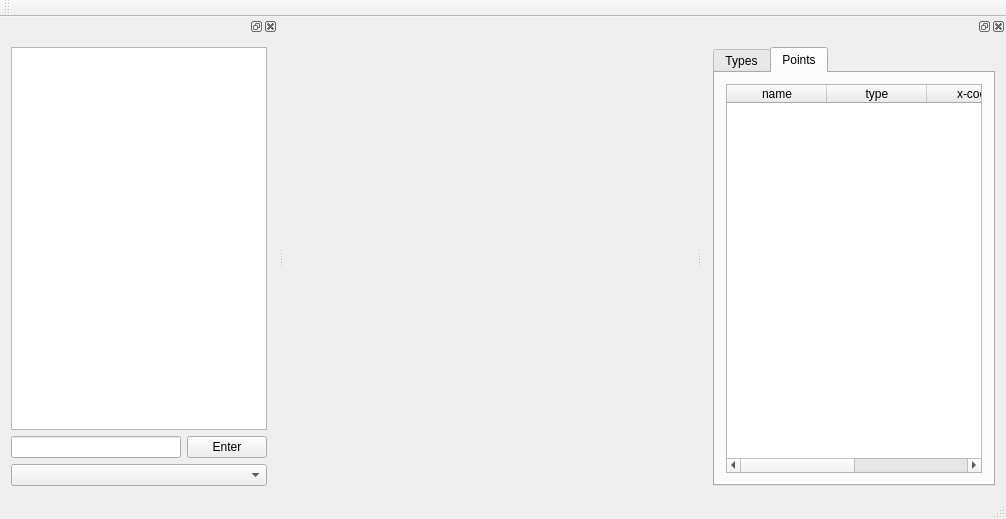
<?xml version="1.0" encoding="UTF-8"?>
<ui version="4.0">
 <class>MainWindow</class>
 <widget class="QMainWindow" name="MainWindow">
  <property name="geometry">
   <rect>
    <x>0</x>
    <y>0</y>
    <width>1006</width>
    <height>519</height>
   </rect>
  </property>
  <property name="windowTitle">
   <string>MainWindow</string>
  </property>
  <widget class="QWidget" name="centralWidget">
   <layout class="QVBoxLayout" name="verticalLayout_2">
    <item>
     <widget class="QWidget" name="widget" native="true"/>
    </item>
   </layout>
  </widget>
  <widget class="QMenuBar" name="menuBar">
   <property name="geometry">
    <rect>
     <x>0</x>
     <y>0</y>
     <width>1006</width>
     <height>26</height>
    </rect>
   </property>
  </widget>
  <widget class="QToolBar" name="mainToolBar">
   <attribute name="toolBarArea">
    <enum>TopToolBarArea</enum>
   </attribute>
   <attribute name="toolBarBreak">
    <bool>false</bool>
   </attribute>
  </widget>
  <widget class="QStatusBar" name="statusBar"/>
  <widget class="QDockWidget" name="dockWidget">
   <attribute name="dockWidgetArea">
    <number>1</number>
   </attribute>
   <widget class="QWidget" name="dockWidgetContents">
    <layout class="QVBoxLayout" name="verticalLayout">
     <item>
      <widget class="QListWidget" name="w_logListWidget"/>
     </item>
     <item>
      <layout class="QHBoxLayout" name="horizontalLayout">
       <item>
        <widget class="QLineEdit" name="w_commandLineEdit"/>
       </item>
       <item>
        <widget class="QPushButton" name="w_enterButton">
         <property name="text">
          <string>Enter</string>
         </property>
        </widget>
       </item>
      </layout>
     </item>
     <item>
      <widget class="QComboBox" name="w_stateComboBox"/>
     </item>
    </layout>
   </widget>
  </widget>
  <widget class="QDockWidget" name="w_objectsDock">
   <attribute name="dockWidgetArea">
    <number>2</number>
   </attribute>
   <widget class="QWidget" name="dockWidgetContents_2">
    <layout class="QVBoxLayout" name="verticalLayout_3">
     <item>
      <widget class="QTabWidget" name="tabWidget">
       <property name="enabled">
        <bool>true</bool>
       </property>
       <property name="currentIndex">
        <number>1</number>
       </property>
       <widget class="QWidget" name="tab">
        <attribute name="title">
         <string>Types</string>
        </attribute>
        <layout class="QVBoxLayout" name="verticalLayout_4">
         <item>
          <widget class="QTableWidget" name="w_typesTable">
           <property name="editTriggers">
            <set>QAbstractItemView::NoEditTriggers</set>
           </property>
           <column>
            <property name="text">
             <string>name</string>
            </property>
           </column>
           <column>
            <property name="text">
             <string>color</string>
            </property>
           </column>
          </widget>
         </item>
        </layout>
       </widget>
       <widget class="QWidget" name="tab_2">
        <attribute name="title">
         <string>Points</string>
        </attribute>
        <layout class="QVBoxLayout" name="verticalLayout_5">
         <item>
          <widget class="QTableWidget" name="w_pointsTable">
           <property name="editTriggers">
            <set>QAbstractItemView::NoEditTriggers</set>
           </property>
           <column>
            <property name="text">
             <string>name</string>
            </property>
           </column>
           <column>
            <property name="text">
             <string>type</string>
            </property>
           </column>
           <column>
            <property name="text">
             <string>x-coord</string>
            </property>
           </column>
           <column>
            <property name="text">
             <string>y-coord</string>
            </property>
           </column>
          </widget>
         </item>
        </layout>
       </widget>
      </widget>
     </item>
    </layout>
   </widget>
  </widget>
 </widget>
 <layoutdefault spacing="6" margin="11"/>
 <resources/>
 <connections/>
</ui>
